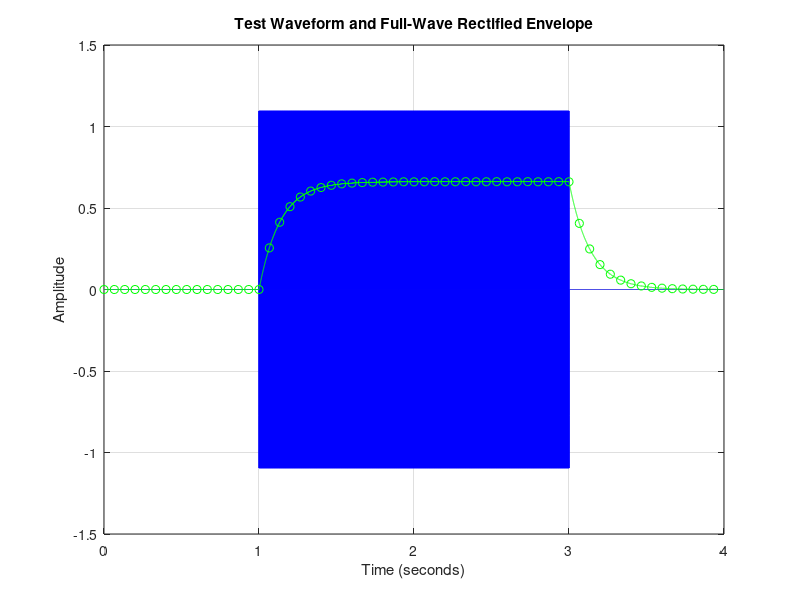
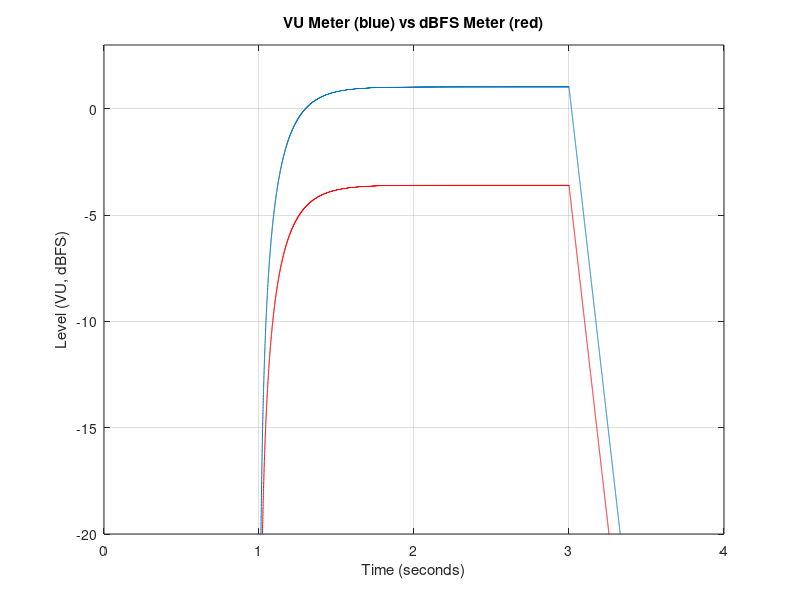

Write MATLAB code to recreate these figures, in order.
% vu.m - VU meter analysis
%
% See Also:  peak.m, sd.m

% modification history
% --------------------
%                ----  v6.0.2  ----
% 01.11.08  CJM  created from silence detect script sd.m
%
% CJM == Joel D. Miller, Copyright Joel D. Miller (see below)
%
% References:
% http://en.wikipedia.org/wiki/VU_Meter
% http://en.wikipedia.org/wiki/Root_mean_square
% http://en.wikipedia.org/wiki/Time_constant
% http://en.wikipedia.org/wiki/Rise_time
% http://en.wikipedia.org/wiki/Decibel
% http://en.wikipedia.org/wiki/DBFS

%23456789 123456789 123456789 123456789 123456789 123456789 123456789 1234567890

% Copyright (C) 2006-2018 Joel D. Miller.  All Rights Reserved.
%
% This software constitutes a "Modification" to the SLAB software system and is
% distributed under the NASA Open Source Agreement (NOSA), version 1.3.
% The NOSA has been approved by the Open Source Initiative.  See the file
% NOSA.txt at the top of the distribution directory tree for the complete NOSA
% document.

fp = 15;  % frequency of value poll (in Hz)

% From wikipedia:
%
% The typical VU scale is from -20 to +3. The rise and fall times of the meter
% are both 300 milliseconds, meaning that if a constant sine wave of amplitude
% 0 VU is applied suddenly, the meter will take 300 milliseconds to reach the
% 0 on the scale.
%
% This appears to be implying that the 0 VU reference is near, but less than,
% 0.9 peak.
% rise time = time from 0.1 env peak to 0.9 env peak
% below, env peak oscillates between ~0.6610 to ~0.6615
% 0.9 * 0.66125 = 0.595, occurs at time ~314 ms
% This is consistent with the graphically-determined reference below.

% At t = 300ms (0 VU):
Vref = 0.5874;  % env at t = 1.3 s using Figure Data Cursor

% VU Meter test signal:
%
% Pavg = Vrms^2/R, Pavg = 1mW, R = 600 ohms
% Vrms = sqrt( Pavg*R ) = sqrt( 0.6 ) = 0.775 Vrms
% Vp = sqrt( 2 ) * Vrms = sqrt( 1.2 ) = 1.0954 V
%
% RC lowpass time constant and rise/fall time relationship:
%
% v(t) = Vp * (1-exp(-t/tau)),  tau = attack time constant
%
% From wikipedia Rise Time article:
% rise/fall time = tau * log(9), log(9) = 2.1972
%
% tau = 0.3/2.197 = 0.1365 secs

% VU test waveform: 1s silence, 2s sin, 1s silence
fs = 8000;       % Hz
Vp = sqrt(1.2);  % V
ftest = 1000;    % Hz
w = 2*pi*ftest;
x = [ zeros(1,fs) Vp*sin(w*(0:1/fs:2-1/fs)) zeros(1,fs) ];
% x = [ zeros(1,fs) ones(1,2*fs) zeros(1,fs) ];  % to test dBFS meter
% wavplay( x, fs );

% at t = ta into step, env = 0.63 Vp
ta = 0.3/2.197;  % attack time constant, seconds
tr = 0.3/2.197;  % release time constant, seconds

ga = exp( -1.0 / (fs * ta) );
gr = exp( -1.0 / (fs * tr) );

fprintf( '\nta = %f s\ntr = %f s\nga = %f\ngr = %f\n\n', ta, tr, ga, gr );

len = length( x );
env = zeros( len+1, 1 );
for i = 2:(len+1),
  % full-wave rectification
  in = abs( x(i-1) );

  % envelope
  if( in > env(i-1) ),
    % attack
    env(i) = (1-ga) * in + ga * env(i-1);
  else,
    % release
    env(i) = (1-gr) * in + gr * env(i-1);
  end;
end;

% display waveform, envelope, and envelope polling
figure;
t = (0:len-1)/fs;
plot( t, x, 'b', t, env(2:(len+1)), 'g' );
grid on;
% envelope value poll
tp = t(1):1/fp:t(len);  % seconds
np = round( tp*fs );    % samples, 0 base index
hold on;
plot( np/fs, env(2+np), 'go' );
hold off;
title( 'Test Waveform and Full-Wave Rectified Envelope' );
ylabel( 'Amplitude' );
xlabel( 'Time (seconds)' );

% VU Meter vs dBFS Meter
figure;
plot( t, 20*log10( eps + env(2:(len+1))/Vref ) );
hold on;
% Vref = 0.5874, 20*log10(Vref) = -4.6213 dB offset
plot( t, 20*log10( eps + env(2:(len+1)) ), 'r' );
grid on;
axis( [ 0 4 -20 3 ] );  % VU scale -20 to 3
title( 'VU Meter (blue) vs dBFS Meter (red)' );
xlabel( 'Time (seconds)' );
ylabel( 'Level (VU, dBFS)' );
